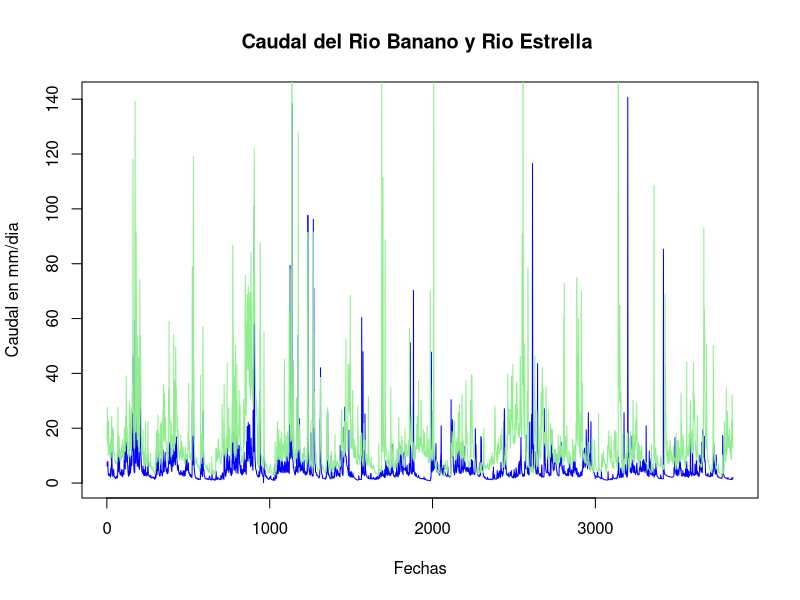
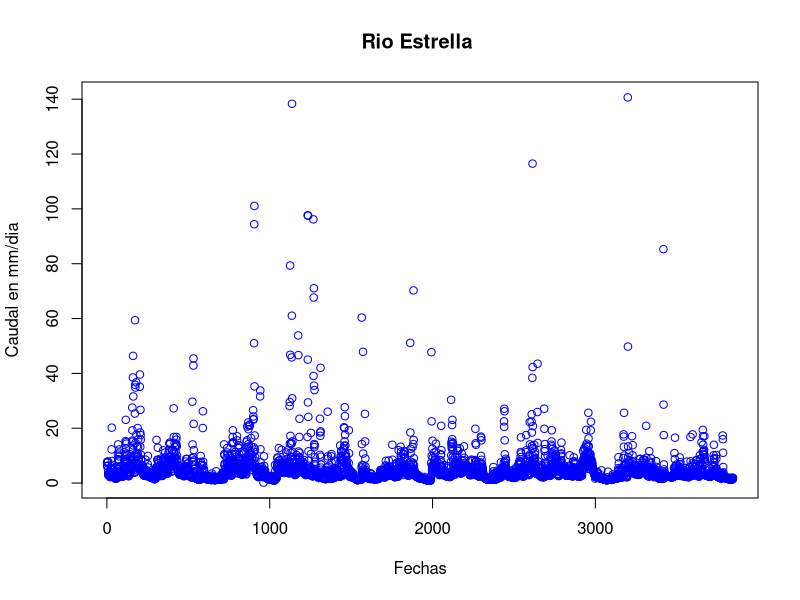
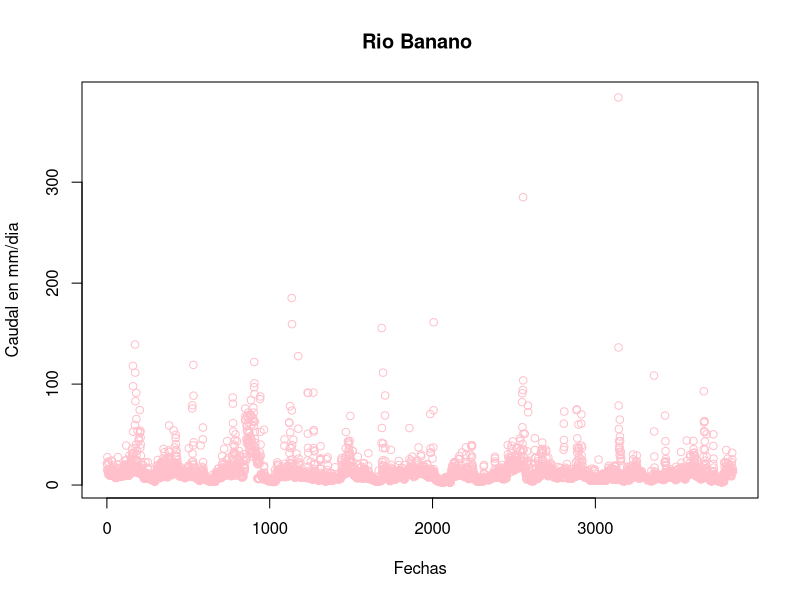
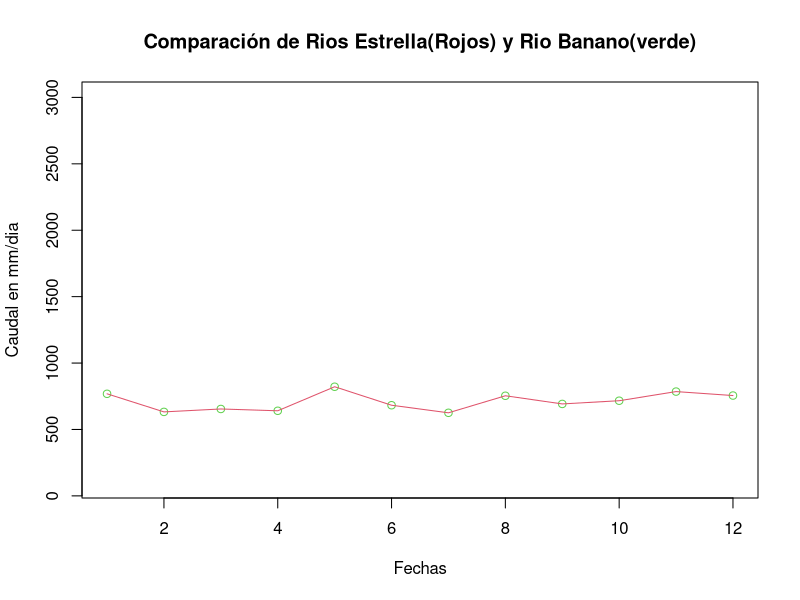
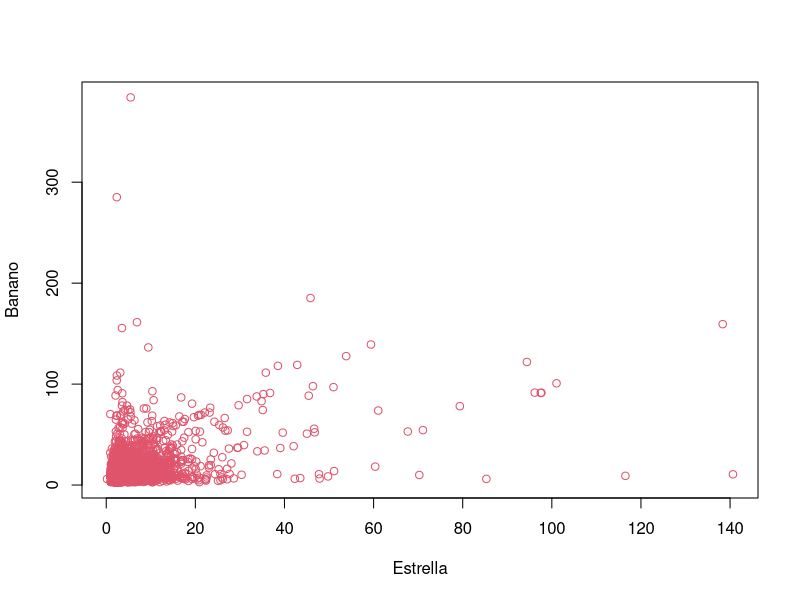
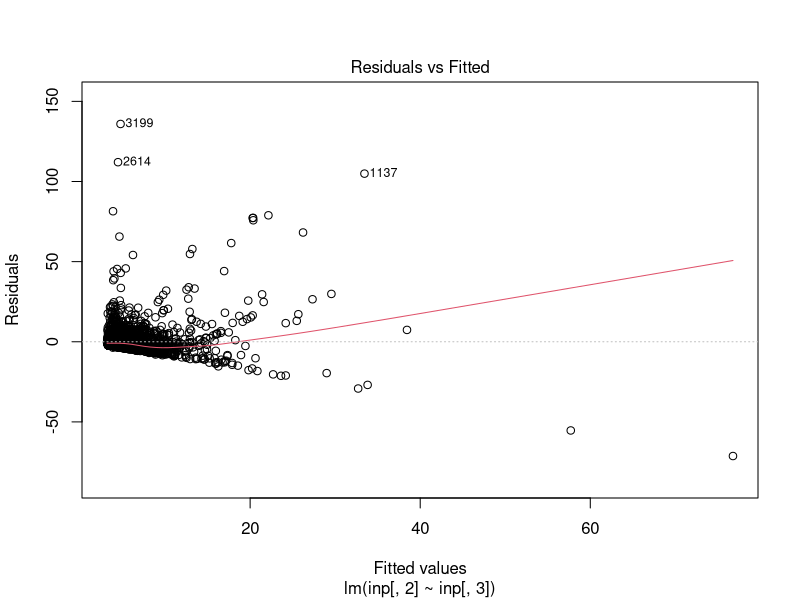
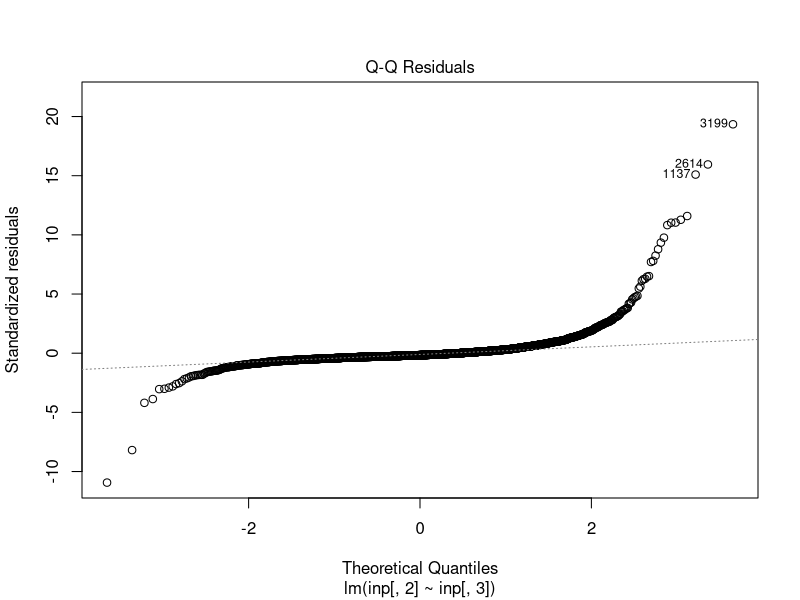
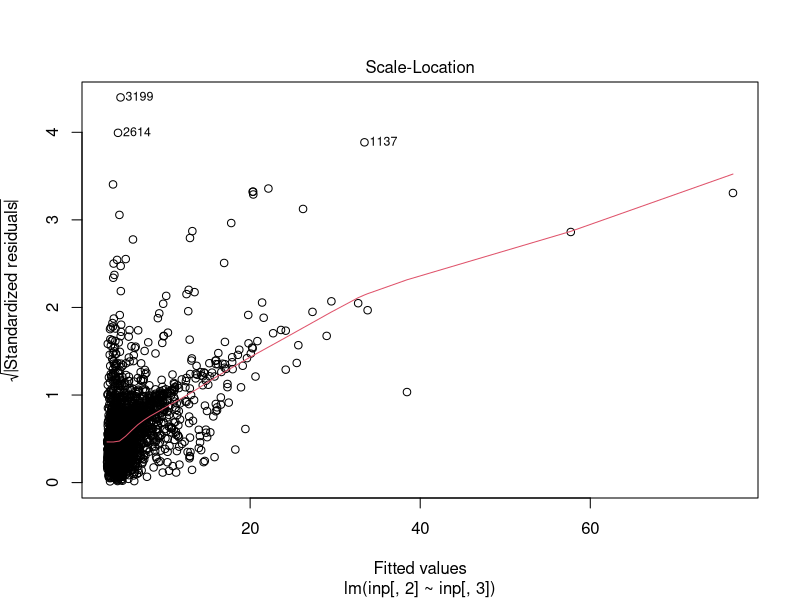

These figures' R source, in order:
## ---- chunk 1
knitr::opts_chunk$set(echo = TRUE)
## ---- chunk 2
inp <-read.csv("FDC.csv", na.strings ="")

#

plot( 
  inp[,2],type = "l", col="blue", 
  xlab='Fechas',
  ylab='Caudal en mm/dia',
  main='Caudal del Rio Banano y Rio Estrella ',
)
lines(inp[,3],
      
      col="lightgreen") 

## ---- chunk 3
names(inp) <- c("fecha", "Estrella", "Banano")
attach(inp)
plot(Estrella, xlab='Fechas',
  ylab='Caudal en mm/dia',
  main='Rio Estrella ', col="blue")

## ---- chunk 4
names(inp) <- c("fecha", "Estrella", "Banano")
attach(inp)
plot(Banano, 
  xlab='Fechas',
  ylab='Caudal en mm/dia',
  main='Rio Banano ', col="pink")


## ---- chunk 5
Tempdate <- strptime(inp[,1], format = "%d/%m/%Y")
MAQ_Estrella <- tapply(Estrella, format(Tempdate, format= "%m"), FUN=sum)
MAQ_Banano <- tapply(Estrella, format(Tempdate, format= "%m"), FUN=sum)
MAQ_Banano
plot(MAQ_Banano, ylim=c(100,3000), col=3,
     xlab='Fechas',
  ylab='Caudal en mm/dia',
  main='Comparación de Rios Estrella(Rojos) y Rio Banano(verde)')
lines(MAQ_Estrella, col=2)

## ---- chunk 6

corinp  <- cor(inp[,2:3], method="spearman")
corinp
plot(Estrella, Banano, col=2)

inp.lm  <- lm(inp[,2] ~ inp[,3], data=inp)
summary(inp.lm)
plot(inp.lm)

